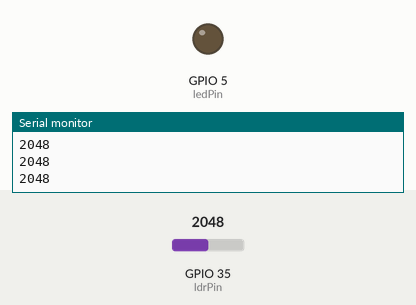
Simulated run of this sketch. Board: ESP32. Parts: output pins drawn as LEDs (lit = HIGH), the last lines printed to the serial monitor. Inputs (shaded band) come from the test bench; at power-on: GPIO 35 (ldrPin) = 2048.

Above: at 1.2 s.
1.3 s: GPIO 35 (ldrPin) set to 3466
2.8 s: GPIO 35 (ldrPin) set to 3570
At 4.0 s:
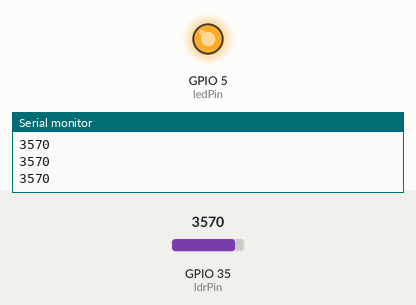
4.3 s: GPIO 35 (ldrPin) set to 3027
5.8 s: GPIO 35 (ldrPin) set to 2942
At 6.6 s:
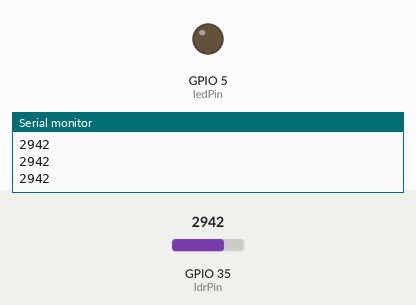
7.3 s: GPIO 35 (ldrPin) set to 3540
At 7.8 s:
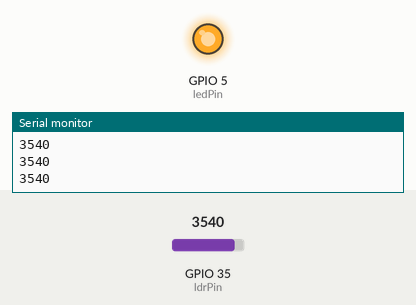
Timing chart, 0 to 9.8 s (numbered marks = the images above; inputs shaded):
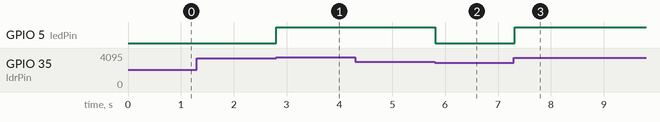

Measured:
- the behaviour switches between 3500 and 3501 on GPIO 35 (ldrPin) (found by bisection; images 0 and 1)
- the behaviour switches between 3000 and 2999 on GPIO 35 (ldrPin) (found by bisection; images 1 and 2)
- after the input at 2.8 s, GPIO 5 (ledPin): LOW → HIGH at once
- after the input at 5.8 s, GPIO 5 (ledPin): HIGH → LOW at once
- after the input at 7.3 s, GPIO 5 (ledPin): LOW → HIGH at once

The sketch:

07-ldr-automatic-light.ino
```cpp
// Automatic light with an LDR module (AO output): the LED turns on in the dark

// set pin numbers
const int ldrPin = 35;  // the number of the LDR module AO pin
const int ledPin = 5;   // the number of the LED pin

// thresholds (0 to 4095): adjust them to your own readings
// this module gives HIGHER numbers in the dark
const int darkThreshold = 3500;   // above this value: it is dark, LED on
const int lightThreshold = 3000;  // below this value: it is light, LED off

// remembers whether the LED is currently on
bool ledOn = false;

void setup() {
  Serial.begin(115200);
  pinMode(ledPin, OUTPUT);
}

void loop() {
  // read the light level (0 to 4095)
  int light = analogRead(ldrPin);
  Serial.println(light);

  if (light > darkThreshold) {
    ledOn = true;     // dark enough: turn the LED on
  } else if (light < lightThreshold) {
    ledOn = false;    // light enough: turn the LED off
  }
  // between the two thresholds the LED keeps its previous state

  digitalWrite(ledPin, ledOn);

  delay(100);
}
```
